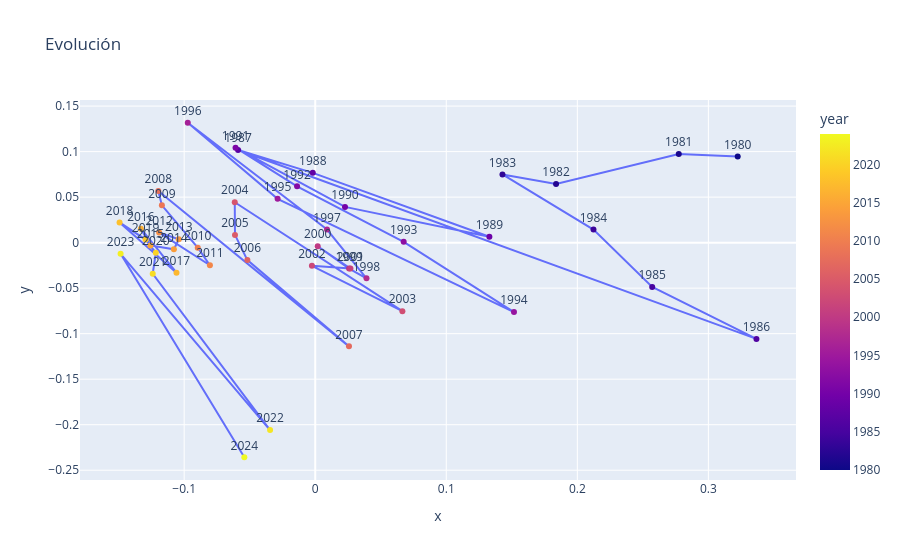

Notebook code cell kept with this figure:
### Code cell
vectores = np.array([item["vector"] for item in historia]) #array que contiene los vectores de cada año
years = [item["year"] for item in historia] #para reetiquetar los puntos de acuerdo a su año

# Reducir a 2D
pca = PCA(n_components=2) #Aplanar las 16 mensiones de cada embedding (out_channels=16) a unicamente 2 (coordenadas x,y)
pca_result = pca.fit_transform(vectores) #hacemos uso del algoritmo de pca

# DataFrame para poder graficarlo por medio de Plotly
df_trayectoria = pd.DataFrame({
    'x': pca_result[:, 0], #Todas las filas, pero solo la columna 0, es decir, el eje x
    'y': pca_result[:, 1], #Todas las filas, pero solo la columna 1, es decir, el eje y
    'year': years,
    'label': [str(y) for y in years] 
})

#Graficar la Trayectoria
fig = px.scatter(df_trayectoria, x='x', y='y', 
                 text='label', 
                 color='year',
                 title="Evolución")

# líneas para conectar los puntos
fig.update_traces(mode='lines+markers+text', textposition='top center')

fig.show()

### Figure 1 — Plotly figure (JSON) as saved in the notebook; plotly's stock layout.template omitted (floating-point values rounded to 4 significant figures)
{"data": [{"hovertemplate": "x=%{x}<br>y=%{y}<br>label=%{text}<br>year=%{marker.color}<extra></extra>", "legendgroup": "", "marker": {"color": [1980, 1981, 1982, 1983, 1984, 1985, 1986, 1987, 1988, 1989, 1990, 1991, 1992, 1993, 1994, 1995, 1996, 1997, 1998, 1999, 2000, 2001, 2002, 2003, 2004, 2005, 2006, 2007, 2008, 2009, 2010, 2011, 2012, 2013, 2014, 2015, 2016, 2017, 2018, 2019, 2020, 2021, 2022, 2023, 2024], "coloraxis": "coloraxis", "symbol": "circle"}, "mode": "lines+markers+text", "name": "", "orientation": "v", "showlegend": false, "text": ["1980", "1981", "1982", "1983", "1984", "1985", "1986", "1987", "1988", "1989", "1990", "1991", "1992", "1993", "1994", "1995", "1996", "1997", "1998", "1999", "2000", "2001", "2002", "2003", "2004", "2005", "2006", "2007", "2008", "2009", "2010", "2011", "2012", "2013", "2014", "2015", "2016", "2017", "2018", "2019", "2020", "2021", "2022", "2023", "2024"], "textposition": "top center", "type": "scatter", "x": [0.3224, 0.2774, 0.1838, 0.1429, 0.2123, 0.2571, 0.3367, -0.05886, -0.001865, 0.1329, 0.02271, -0.06081, -0.01386, 0.06748, 0.1517, -0.02871, -0.09725, 0.009003, 0.03912, 0.02587, 0.001886, 0.02686, -0.002529, 0.06651, -0.06141, -0.06122, -0.05177, 0.02575, -0.1197, -0.117, -0.08964, -0.08037, -0.1191, -0.1041, -0.1078, -0.1258, -0.133, -0.1059, -0.1493, -0.1295, -0.1216, -0.124, -0.03445, -0.1485, -0.05409], "xaxis": "x", "y": [0.09461, 0.09738, 0.06439, 0.07494, 0.01439, -0.04865, -0.1057, 0.1018, 0.07668, 0.00644, 0.03926, 0.1044, 0.06182, 0.0009132, -0.07628, 0.04818, 0.1317, 0.01438, -0.03914, -0.02849, -0.003928, -0.02846, -0.02549, -0.07527, 0.04441, 0.00852, -0.0192, -0.114, 0.05667, 0.04104, -0.00553, -0.02483, 0.01107, 0.003763, -0.007312, -0.003063, 0.01529, -0.03301, 0.02226, 0.003396, -0.01122, -0.03416, -0.2059, -0.01227, -0.2358], "yaxis": "y"}], "layout": {"coloraxis": {"colorbar": {"title": {"text": "year"}}, "colorscale": [[0, "#0d0887"], [0.1111, "#46039f"], [0.2222, "#7201a8"], [0.3333, "#9c179e"], [0.4444, "#bd3786"], [0.5556, "#d8576b"], [0.6667, "#ed7953"], [0.7778, "#fb9f3a"], [0.8889, "#fdca26"], [1, "#f0f921"]]}, "legend": {"tracegroupgap": 0}, "title": {"text": "Evolución"}, "xaxis": {"anchor": "y", "domain": [0, 1], "title": {"text": "x"}}, "yaxis": {"anchor": "x", "domain": [0, 1], "title": {"text": "y"}}}}
